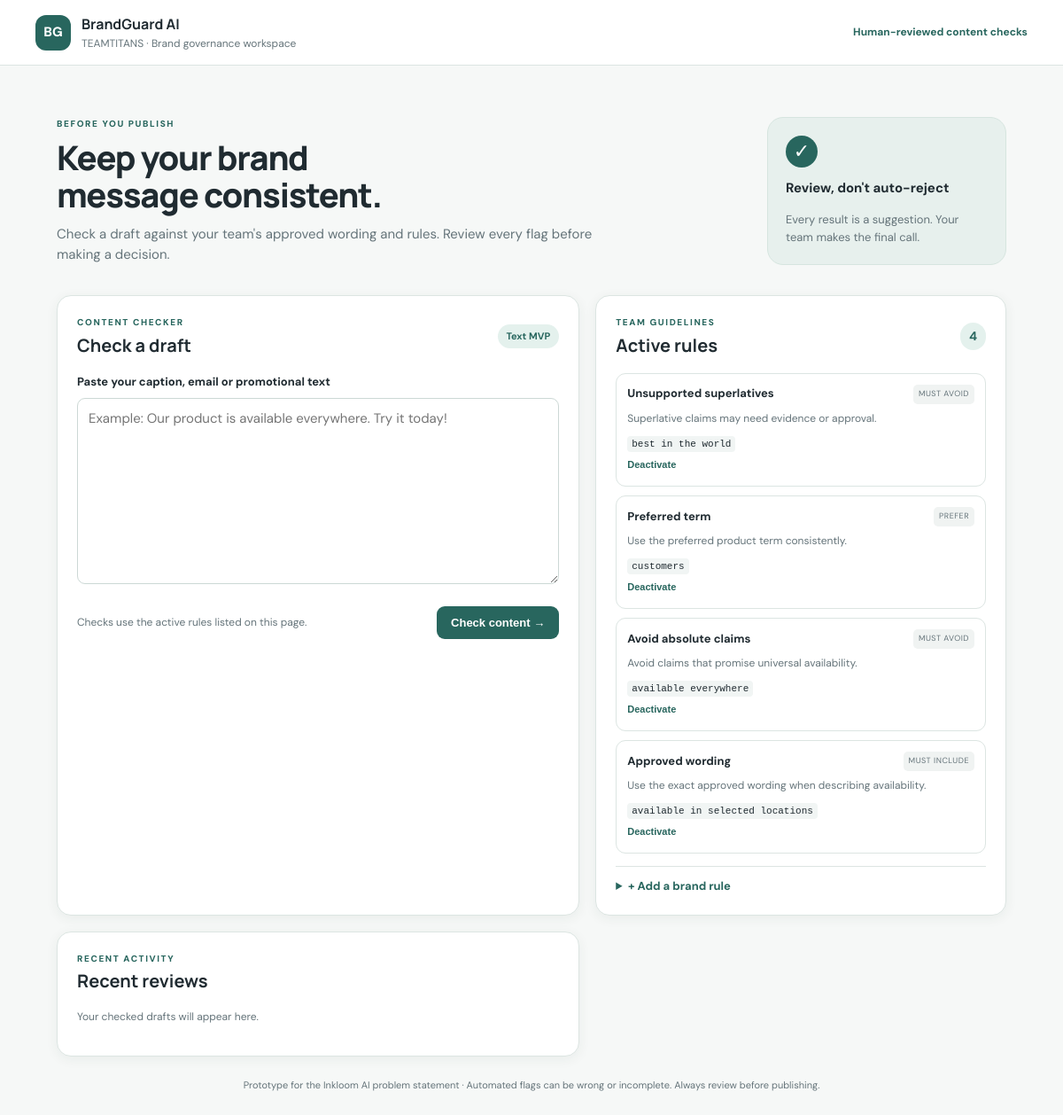
The page / on the database its author committed.
### tables this page shows
CREATE TABLE rules (
            id INTEGER PRIMARY KEY AUTOINCREMENT,
            title TEXT NOT NULL, explanation TEXT NOT NULL,
            phrase TEXT NOT NULL, rule_type TEXT NOT NULL, active INTEGER NOT NULL DEFAULT 1
        );

### app.py (the view)
@app.route("/")
def index():
    with connect() as con:
        rules = con.execute("SELECT * FROM rules ORDER BY id DESC").fetchall()
        reviews = con.execute("SELECT * FROM reviews ORDER BY id DESC LIMIT 5").fetchall()
    return render_template("index.html", rules=rules, reviews=reviews)

### app.py (called while the page is built)
def connect():
    con = sqlite3.connect(DB_PATH)
    con.row_factory = sqlite3.Row
    return con

### templates/index.html (shortened to what this page needs)
<!doctype html>
<html lang="en">
<head>
<title>BrandGuard AI | TEAMTITANS</title><link rel="stylesheet" href="{{ url_for('static', filename='style.css') }}">
</head>
<body>
<header class="topbar"><div class="brandmark">BG</div><div><strong>BrandGuard AI</strong><small>TEAMTITANS · Brand governance workspace</small></div><span class="topnote">Human-reviewed content checks</span></header>
<main class="container">
<section class="hero"><div><p class="eyebrow">BEFORE YOU PUBLISH</p><h1>Keep your brand<br>message consistent.</h1><p class="intro">Check a draft against your team's approved wording and rules. Review every flag before making a decision.</p></div><div class="hero-card"><span class="bigcheck">✓</span><b>Review, don't auto-reject</b><p>Every result is a suggestion. Your team makes the final call.</p></div></section>
<div class="grid">
<section class="panel wide"><div class="section-head"><div><p class="eyebrow">CONTENT CHECKER</p><h2>Check a draft</h2></div><span class="pill">Text MVP</span></div>
<form action="{{ url_for('check') }}" method="post"><label for="draft">Paste your caption, email or promotional text</label><textarea id="draft" name="draft" rows="8" placeholder="Example: Our product is available everywhere. Try it today!" required></textarea><div class="form-foot"><span>Checks use the active rules listed on this page.</span><button type="submit" class="btn primary">Check content →</button></div></form></section>
<section class="panel"><div class="section-head"><div><p class="eyebrow">TEAM GUIDELINES</p><h2>Active rules</h2></div><span class="count">{{ rules|selectattr('active')|list|length }}</span></div>
<div class="rule-list">{% for rule in rules %}<article class="rule {% if not rule['active'] %}inactive{% endif %}"><div class="rule-top"><b>{{ rule['title'] }}</b><span class="tag">{{ rule['rule_type'].replace('_',' ') }}</span></div><p>{{ rule['explanation'] }}</p><code>{{ rule['phrase'] }}</code><form method="post" action="{{ url_for('toggle_rule', rule_id=rule['id']) }}"><button class="text-button" type="submit">{% if rule['active'] %}Deactivate{% else %}Activate{% endif %}</button></form></article>{% else %}<p>No rules yet.</p>{% endfor %}</div>
<details class="add-rule"><summary>+ Add a brand rule</summary></details></section>
<section class="panel wide"><div class="section-head"><div><p class="eyebrow">RECENT ACTIVITY</p><h2>Recent reviews</h2></div></div>
{% if reviews %}<div class="review-list">{% for review in reviews %}<a class="review-row" href="{{ url_for('result', review_id=review['id']) }}"><div><b>{{ review['draft'][:78] }}{% if review['draft']|length > 78 %}…{% endif %}</b><small>{{ review['created_at'] }}</small></div><span class="status">{{ review['status'] }}</span></a>{% endfor %}</div>{% else %}<p class="muted">Your checked drafts will appear here.</p>{% endif %}</section>
</div>
<footer>Prototype for the Inkloom AI problem statement · Automated flags can be wrong or incomplete. Always review before publishing.</footer>
</main></body></html>

### static/style.css (style rules this page uses)
:root { --ink:#202b31;--muted:#65747a;--green:#28665e;--green2:#e4f1ed;--line:#dce5e2;--paper:#f6f8f7;--white:#fff;--amber:#a65b16 }
* { box-sizing:border-box }
body { margin:0;background:var(--paper);color:var(--ink);font-family:"DM Sans",Arial,sans-serif;font-size:15px;line-height:1.55 }
.topbar { height:74px;background:#fff;border-bottom:1px solid var(--line);display:flex;align-items:center;gap:12px;padding:0 max(calc((100vw - 1120px)/2),24px) }
.brandmark { width:40px;height:40px;border-radius:12px;background:var(--green);color:white;display:grid;place-items:center;font-weight:800 }
.topbar strong { display:block;font-family:Manrope,sans-serif;font-size:16px }
.topbar small { display:block;color:var(--muted);font-size:12px }
.topnote { margin-left:auto;color:var(--green);font-size:12px;font-weight:700 }
.container { max-width:1120px;margin:0 auto;padding:34px 24px 28px }
.hero { display:flex;align-items:center;justify-content:space-between;gap:30px;padding:24px 0 34px }
.eyebrow { font-size:10px;letter-spacing:1.6px;font-weight:800;color:var(--green);margin:0 0 8px }
.hero h1,h1 { font:800 38px/1.12 Manrope,sans-serif;letter-spacing:-1.2px;margin:0 0 12px }
.intro { color:var(--muted);max-width:610px;margin:0 }
.hero-card { background:#e7f0ed;border:1px solid #d6e5df;border-radius:18px;padding:20px;max-width:270px;min-width:230px }
.bigcheck { display:grid;place-items:center;width:36px;height:36px;background:var(--green);color:white;border-radius:50%;font-size:22px;margin-bottom:12px }
.hero-card p { font-size:13px;color:var(--muted);margin-bottom:0 }
.grid { display:grid;grid-template-columns:1.12fr .88fr;gap:18px }
.panel { background:var(--white);border:1px solid var(--line);border-radius:16px;padding:22px;box-shadow:0 3px 14px #1c3b3210;min-width:0 }
.wide { grid-column:auto }
.section-head { display:flex;justify-content:space-between;align-items:center;gap:12px;margin-bottom:18px }
.section-head h2 { font:700 20px Manrope,sans-serif;margin:0 }
.section-head .eyebrow { margin-bottom:4px }
.pill,.count,.status { border-radius:999px;background:var(--green2);color:var(--green);font-size:11px;font-weight:700;padding:5px 10px }
.count { font-size:14px }
label { display:block;font-size:13px;font-weight:700;margin-bottom:8px }
textarea,input,select { font:inherit;width:100%;border:1px solid #ccd8d5;border-radius:9px;padding:11px 12px;background:#fff;color:var(--ink);outline:none }
textarea { resize:vertical }
form textarea { margin-bottom:8px }
.form-foot { display:flex;justify-content:space-between;align-items:center;gap:12px;margin-top:10px }
.form-foot span,.muted { font-size:12px;color:var(--muted) }
.btn { border:0;border-radius:9px;padding:11px 16px;font-weight:700;font-size:13px;cursor:pointer;text-decoration:none;display:inline-block }
.primary { background:var(--green);color:white }
.rule-list { display:grid;gap:10px }
.rule { padding:12px;border:1px solid var(--line);border-radius:11px }
.rule-top { display:flex;justify-content:space-between;gap:8px;align-items:center }
.rule-top b { font-size:13px }
.tag { font-size:9px;text-transform:uppercase;letter-spacing:.5px;background:#f0f3f2;padding:4px 6px;border-radius:5px;color:var(--muted) }
.rule p { font-size:12px;color:var(--muted);margin:7px 0 }
.rule code,code { font-size:11px;background:#f1f5f4;padding:3px 5px;border-radius:4px;white-space:normal;overflow-wrap:anywhere }
.text-button { border:0;background:none;padding:7px 0 0;color:var(--green);font-weight:700;font-size:11px;cursor:pointer }
.add-rule { margin-top:14px;border-top:1px solid var(--line);padding-top:12px }
.add-rule summary { font-weight:700;color:var(--green);cursor:pointer;font-size:13px }
footer { color:var(--muted);font-size:11px;margin-top:24px;text-align:center }

### rows shown on the page
rules: title "Unsupported superlatives", rule_type.replace "MUST AVOID", explanation "Superlative claims may need evidence or approval.", phrase "best in the world", active "Deactivate"
rules: title "Preferred term", rule_type.replace "PREFER", explanation "Use the preferred product term consistently.", phrase "customers", active "Deactivate"
rules: title "Avoid absolute claims", rule_type.replace "MUST AVOID", explanation "Avoid claims that promise universal availability.", phrase "available everywhere", active "Deactivate"
rules: title "Approved wording", rule_type.replace "MUST INCLUDE", explanation "Use the exact approved wording when describing availability.", phrase "available in selected locations", active "Deactivate"

### other values the page prints
{{ rules|selectattr('active')|list|length }} "4"
